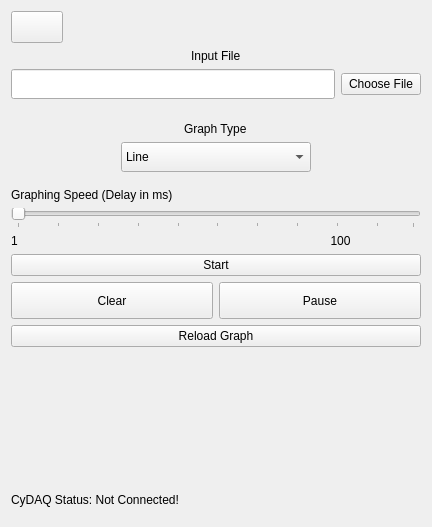
<?xml version="1.0" encoding="UTF-8"?>
<ui version="4.0">
 <class>LiveStreamWidget</class>
 <widget class="QWidget" name="LiveStreamWidget">
  <property name="geometry">
   <rect>
    <x>0</x>
    <y>0</y>
    <width>432</width>
    <height>527</height>
   </rect>
  </property>
  <property name="windowTitle">
   <string>Form</string>
  </property>
  <property name="styleSheet">
   <string notr="true">QWidget {
	font-family: &quot;Segoe UI&quot;;
	font-size: 16px;
	color: #033f63;
}

QPushButton {
	background-color: #033f63;
	color: #d9d9d9;
	border-radius: 4px;
	padding: 8px 16px;
}

#clear_btn {
	background-color: #98012e;
}

#label, #label_2, #label_3 {
	font-size: 20px;
	text-align: center;
	color: #98012e;
}
background-color: #d9d9d9;;</string>
  </property>
  <layout class="QVBoxLayout" name="verticalLayout">
   <item>
    <widget class="QPushButton" name="home_btn">
     <property name="minimumSize">
      <size>
       <width>52</width>
       <height>32</height>
      </size>
     </property>
     <property name="maximumSize">
      <size>
       <width>52</width>
       <height>32</height>
      </size>
     </property>
     <property name="text">
      <string/>
     </property>
     <property name="icon">
      <iconset resource="basic_operation.qrc">
       <normaloff>:/assets/assets/home_icon.png</normaloff>:/assets/assets/home_icon.png</iconset>
     </property>
    </widget>
   </item>
   <item>
    <layout class="QVBoxLayout" name="verticalLayout_3">
     <item alignment="Qt::AlignHCenter">
      <widget class="QLabel" name="label">
       <property name="maximumSize">
        <size>
         <width>16777215</width>
         <height>50</height>
        </size>
       </property>
       <property name="text">
        <string>Input File</string>
       </property>
      </widget>
     </item>
     <item>
      <layout class="QHBoxLayout" name="horizontalLayout_3">
       <item>
        <widget class="QLineEdit" name="infile_line">
         <property name="minimumSize">
          <size>
           <width>190</width>
           <height>30</height>
          </size>
         </property>
        </widget>
       </item>
       <item>
        <widget class="QPushButton" name="choose_file_btn">
         <property name="text">
          <string>Choose File</string>
         </property>
        </widget>
       </item>
      </layout>
     </item>
     <item>
      <widget class="QLabel" name="filename_wl">
       <property name="maximumSize">
        <size>
         <width>16777215</width>
         <height>50</height>
        </size>
       </property>
       <property name="font">
        <font>
         <family>Segoe UI</family>
         <pointsize>-1</pointsize>
        </font>
       </property>
       <property name="text">
        <string/>
       </property>
       <property name="alignment">
        <set>Qt::AlignLeading|Qt::AlignLeft|Qt::AlignVCenter</set>
       </property>
      </widget>
     </item>
     <item>
      <spacer name="verticalSpacer">
       <property name="orientation">
        <enum>Qt::Vertical</enum>
       </property>
       <property name="sizeType">
        <enum>QSizePolicy::Minimum</enum>
       </property>
       <property name="sizeHint" stdset="0">
        <size>
         <width>10</width>
         <height>10</height>
        </size>
       </property>
      </spacer>
     </item>
     <item alignment="Qt::AlignHCenter">
      <widget class="QLabel" name="label_3">
       <property name="maximumSize">
        <size>
         <width>16777215</width>
         <height>50</height>
        </size>
       </property>
       <property name="text">
        <string>Graph Type</string>
       </property>
      </widget>
     </item>
     <item alignment="Qt::AlignHCenter">
      <widget class="QComboBox" name="graph_type_dropdown">
       <property name="minimumSize">
        <size>
         <width>190</width>
         <height>30</height>
        </size>
       </property>
       <item>
        <property name="text">
         <string>Line</string>
        </property>
       </item>
       <item>
        <property name="text">
         <string>Scatter</string>
        </property>
       </item>
      </widget>
     </item>
     <item>
      <spacer name="verticalSpacer_2">
       <property name="orientation">
        <enum>Qt::Vertical</enum>
       </property>
       <property name="sizeType">
        <enum>QSizePolicy::Minimum</enum>
       </property>
       <property name="sizeHint" stdset="0">
        <size>
         <width>10</width>
         <height>10</height>
        </size>
       </property>
      </spacer>
     </item>
     <item>
      <widget class="QLabel" name="label_2">
       <property name="maximumSize">
        <size>
         <width>16777215</width>
         <height>50</height>
        </size>
       </property>
       <property name="text">
        <string>Graphing Speed (Delay in ms)</string>
       </property>
      </widget>
     </item>
     <item>
      <widget class="QSlider" name="speed_slider">
       <property name="sizePolicy">
        <sizepolicy hsizetype="Expanding" vsizetype="Fixed">
         <horstretch>0</horstretch>
         <verstretch>0</verstretch>
        </sizepolicy>
       </property>
       <property name="minimum">
        <number>1</number>
       </property>
       <property name="maximum">
        <number>100</number>
       </property>
       <property name="singleStep">
        <number>10</number>
       </property>
       <property name="pageStep">
        <number>10</number>
       </property>
       <property name="value">
        <number>1</number>
       </property>
       <property name="tracking">
        <bool>false</bool>
       </property>
       <property name="orientation">
        <enum>Qt::Horizontal</enum>
       </property>
       <property name="tickPosition">
        <enum>QSlider::TicksBelow</enum>
       </property>
       <property name="tickInterval">
        <number>10</number>
       </property>
      </widget>
     </item>
     <item>
      <widget class="QLabel" name="label_5">
       <property name="text">
        <string>1                                                                                              100</string>
       </property>
      </widget>
     </item>
     <item>
      <widget class="QPushButton" name="start_btn">
       <property name="text">
        <string>Start</string>
       </property>
      </widget>
     </item>
    </layout>
   </item>
   <item>
    <layout class="QHBoxLayout" name="horizontalLayout">
     <item>
      <widget class="QPushButton" name="clear_btn">
       <property name="minimumSize">
        <size>
         <width>0</width>
         <height>37</height>
        </size>
       </property>
       <property name="text">
        <string>Clear</string>
       </property>
      </widget>
     </item>
     <item>
      <widget class="QPushButton" name="pause_btn">
       <property name="minimumSize">
        <size>
         <width>0</width>
         <height>37</height>
        </size>
       </property>
       <property name="text">
        <string>Pause</string>
       </property>
      </widget>
     </item>
    </layout>
   </item>
   <item>
    <layout class="QHBoxLayout" name="horizontalLayout_4">
     <item>
      <widget class="QPushButton" name="reload_btn">
       <property name="text">
        <string>Reload Graph</string>
       </property>
      </widget>
     </item>
    </layout>
   </item>
   <item>
    <layout class="QHBoxLayout" name="horizontalLayout_2">
     <item alignment="Qt::AlignLeft|Qt::AlignBottom">
      <widget class="QLabel" name="connection_status_label">
       <property name="minimumSize">
        <size>
         <width>219</width>
         <height>32</height>
        </size>
       </property>
       <property name="maximumSize">
        <size>
         <width>109</width>
         <height>32</height>
        </size>
       </property>
       <property name="text">
        <string>CyDAQ Status: Not Connected!</string>
       </property>
      </widget>
     </item>
    </layout>
   </item>
  </layout>
 </widget>
 <resources>
  <include location="basic_operation.qrc"/>
 </resources>
 <connections/>
</ui>
